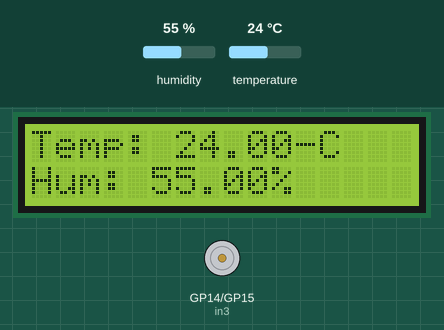
A program run on a simulated Raspberry Pi Pico running MicroPython. Shown: 16×2 character LCD, motor-driver pin pairs drawn as motors (green arrow = first pin HIGH = forward, orange = second pin HIGH = backward, longer = more drive, scaled by the enable pin). Inputs (shaded band) come from the test bench; at power-on: temperature 24 °C, humidity 55 %. Library files of the repository ran but are not shown: I2C_LCD.py; what the program prints to the serial console is not drawn.

Above: at 1.2 s.
1.3 s: temperature set to 27 °C
At 2.9 s:
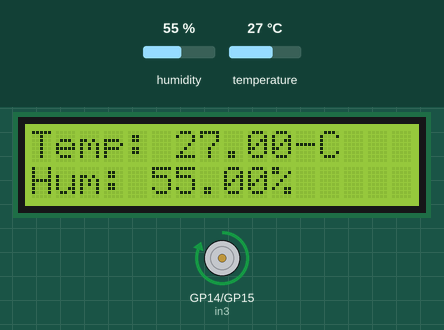
7.4 s: temperature set to 12 °C
At 8.8 s:
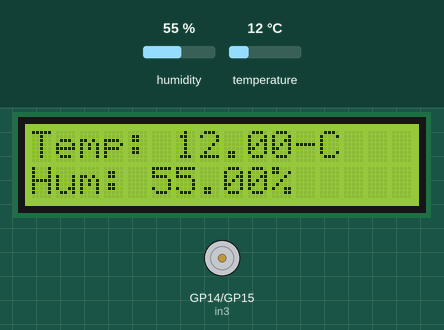
13.5 s: humidity set to 22 %
At 15.8 s:
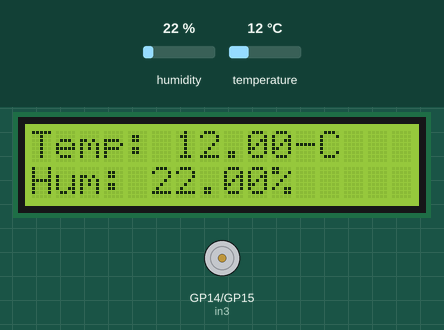
18.1 s: humidity set to 40 %
At 19.7 s:
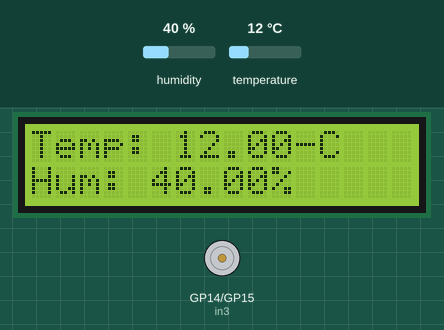
Timing chart, 0 to 21.2 s (numbered marks = the images above; inputs shaded):
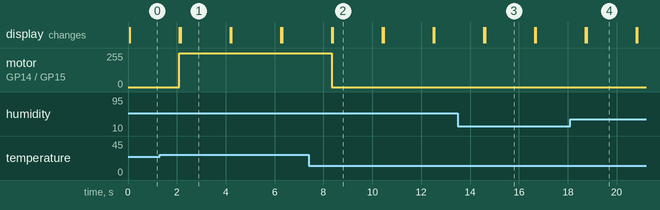

Measured:
- the behaviour switches between 25 and 26 °C on temperature (found by bisection; images 0 and 1)
- after the input at 1.3 s, motor on GP14 (in3) / GP15 (in4): stopped → forward 255/255 after 0.80 s; the display: first differs from a run without the input after 0.86 s (image 1)
- after the input at 7.4 s, motor on GP14 (in3) / GP15 (in4): forward 255/255 → stopped after 0.93 s; the display: first differs from a run without the input after 0.99 s (image 2)
- after the input at 13.5 s, the display: first differs from a run without the input after 1.1 s (image 3)
- after the input at 18.1 s, the display: first differs from a run without the input after 0.67 s (image 4)
- what the display in image 1 shows lasts 2.0 s, from 2.2 s to 4.2 s

The program:

main.py
```python
# Import the modules
import machine
import time
import dht
from I2C_LCD import I2CLcd


#DHT11 is the sensor that measures temperature and humidity
DHT11_PIN=2 # The Raspberry Pi Pico pin (GPO) connected to the DHT11 sensor
# Initialize the DHT11 sensor
DHT11=dht.DHT11(machine.Pin(DHT11_PIN))

#i2c is the display in which the temperature and humidity will be displayed
i2c = machine.I2C(0, sda=machine.Pin(0), scl=machine.Pin(1), freq=400000)
devices = i2c.scan()

# Define Motor Driver
enb = machine.PWM(machine.Pin(13))
enb.freq(1500)
in3 = machine.Pin(14, machine.Pin.OUT)
in4 = machine.Pin(15, machine.Pin.OUT)

#Define run_fan
def run_fan(speed):
    in3.high()
    in4.low()
    enb.duty_u16(speed)

#Define stop_fan
def stop_fan():
    in3.low()
    in4.low()
    enb.duty_u16(0)

# Read data from the sensor every 2 seconds
while True:

    # Measure and display temperature and humidity
    DHT11.measure()
    temp=DHT11.temperature() # Gets the temperature in celcius
    humidity=DHT11.humidity() # Gets the relative humidity in %
    print("Temperature: {:.2f}°C, Humidity: {:.2f}%".format(temp, humidity))

    # if humidity is above 50% start fan, if it is below 50% stop fan
    if temp > 25:
        run_fan(65535)
    else:
        stop_fan()

    # Show humidity and temperature on display
    if devices != []:
        lcd = I2CLcd(i2c, devices[0], 2, 16)
        lcd.move_to(0, 0)
        lcd.putstr("Temp: {:.2f}°C".format(temp))
        lcd.move_to(0, 1)
        lcd.putstr("Hum: {:.2f}%".format(humidity))
    else:
        print("No address found")

    #Wait 1 seconds until you measure again
    time.sleep(2)


    
```
